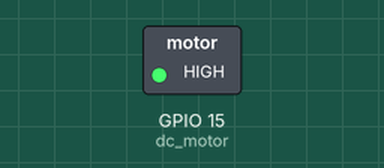
A program run on a simulated ESP32 board running MicroPython. On the bench: switched loads named in the program (green lamp = pin HIGH). At 10.0 s the program stops and its outputs stay as they are.

Above: at 0.1 s.
At 10.1 s:
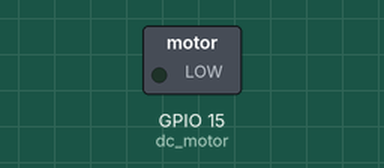
Timing chart, 0 to 11.5 s (numbered marks = the images above):
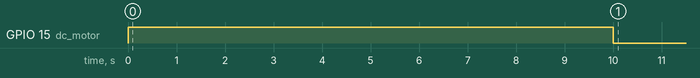

Measured:
- by itself, GPIO 15 (dc_motor): LOW → HIGH at 0.00 s, → LOW 10.0 s later

The program:

10.py
```python
from machine import Pin
import time

dc_motor = Pin(15, Pin.OUT, Pin.PULL_DOWN)

# in1 和 o1是相连的
# 边上那个5v的引脚是电源
# 之所以可以直接控制，使用使用驱动芯片，是因为电机的电压和电流都比较大，直接连接到单片机上会烧掉单片机，所以需要使用驱动芯片来控制电机的开关。
# ULN2003是一个常用的电机驱动芯片，可以控制直流电机的正反转和速度。它内部有四个H桥，可以同时控制四个直流电机或者一个步进电机。


if __name__ == "__main__":
    dc_motor.value(1)
    time.sleep(10)
    dc_motor.value(0)
```
